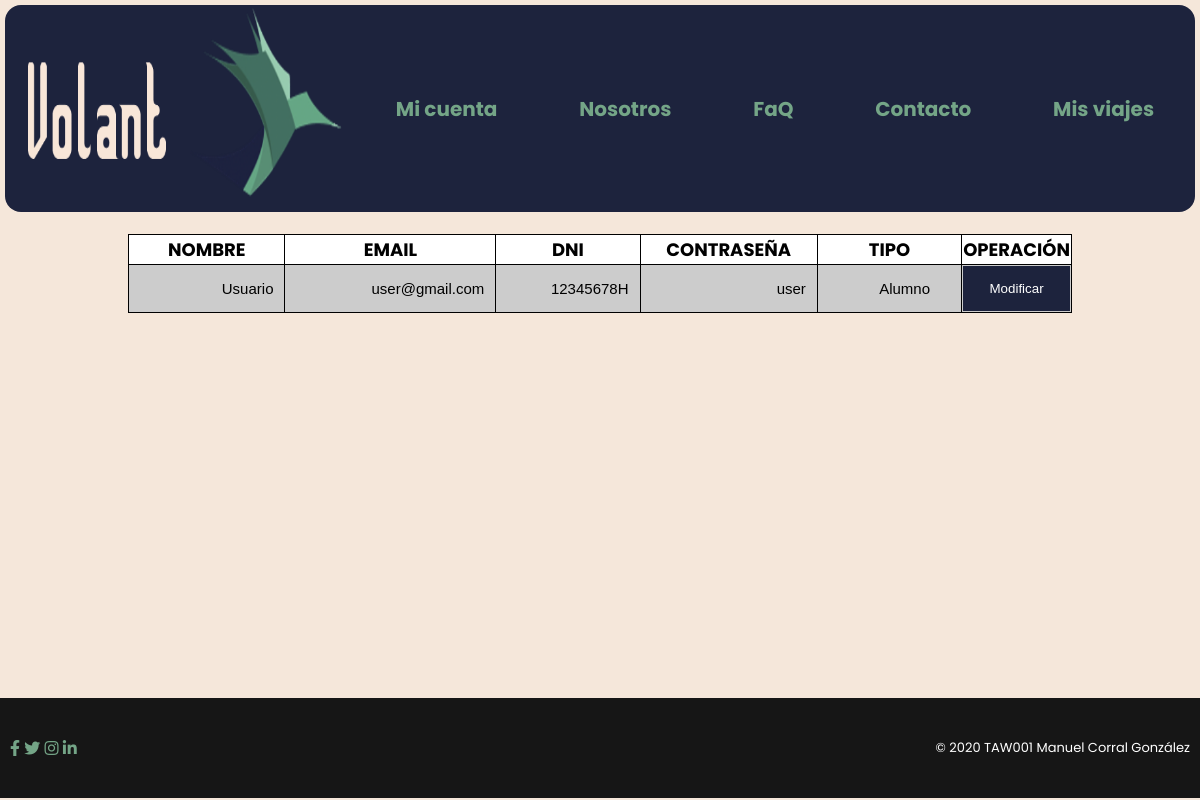
The page /pages/ModificarUsuarioPropio.php?ID_Usuario=1 on the database its author committed.
### tables this page shows
CREATE TABLE `Datos_Clientes` (
  `ID_Clientes` int(9) NOT NULL,
  `Nombre` varchar(50) NOT NULL,
  `Email` varchar(50) NOT NULL,
  `DNI` varchar(9) NOT NULL,
  `Pass` varchar(50) NOT NULL,
  `Tipo` varchar(10) NOT NULL,
  `Fecha_Registro` date NOT NULL,
  `Privilegio` char(1) NOT NULL DEFAULT '2'
);

### pages/ModificarUsuarioPropio.php (the view, shortened to what this page needs)
<!DOCTYPE html>
<html dir="ltr" lang="es">
<head>
    <link href="../styles/estiloMODIFICAR.css" rel="stylesheet" type="text/css">
    <link href="../styles/estilo.css" rel="stylesheet" type="text/css">
    <?php
        include ("../includes/head.php");
    ?>
</head>
<body>
    <?php
        include ("../includes/header.php");
    ?>
    <?php
        include ("../includes/ConexDB.php");
        $ID_Clientes = $_GET["ID_Usuario"];
        $usuario = "SELECT * FROM Datos_Clientes WHERE ID_Clientes = '$ID_Clientes' ";
        $resultado = mysqli_query($conex, $usuario);
        $row = mysqli_fetch_assoc($resultado);
    ?>
    <main>
            <form id="buscador" method="POST" action="../logic/ProcesoModificacionUsuario.php" class="tabla">
                <div class="tabla">
                            <table id="resultados" >
                                <tr><th>NOMBRE</th><th>EMAIL</th><th>DNI</th><th>CONTRASEÑA</th><th>TIPO</th><th>OPERACIÓN</th></tr>
                            <tr><td>
                            <input type="text"      name="name"            value="<?php echo $row["Nombre"];?>"           required>
                            </td><td>
                            <input type="email"     name="email"             value="<?php echo $row["Email"];?>"            required>
                            </td><td>
                            <input type="text"      name="DNI"               value="<?php echo $row["DNI"];?>"              required>
                            </td><td>
                            <input type="text"  name="pass"              value="<?php echo $row["Pass"];?>"             required>
                            </td><td>
                            <input type="text"      name="tipo" list="tipo"  value="<?php echo $row["Tipo"]; ?>"            required>
                            </td><td>
                            <input type="submit" value="Modificar" class="pulsador" name="modificarUsuario">
                            </td></tr>
                            </table>
                </div>
            </form>
    </main>
    <?php
        include ("../includes/footer.php");
    ?>
</body>
</html>

### styles/estiloMODIFICAR.css (style rules this page uses)
table { margin: 0 auto; margin-top: 1%; text-align: left; border-spacing: 0; border-collapse: collapse; width: 80%; }
th, td { border-style: solid; border: 1px solid black; text-align: center; padding: 1px; margin: auto; }
table tr:first-child { color: black; font-size: large; font-weight: bold; }
table tr:nth-child(even) { background-color: rgb(204, 204, 204); }
table tr:nth-child(odd) { background-color: #fff; }
input[type=submit] { background-color: rgb(29, 35, 61); color: white; padding: 15px; border: none; width: 100%; }
input[type="text"], input[type="datetime-local"], input[type="number"], input[type="password"], input[type="email"], input[type="date"], input[type="datetime"] { background: none; font-size: 15px; padding: 10px 10px 10px 5px; display: block; width: 100%; min-width: 50px; border: none; text-align: end; }
input[type="email"] { min-width: 200px; }

### styles/estilo.css (style rules this page uses)
* { margin: 0%; padding: 0%; box-sizing: border-box; }
body { overflow-x: hidden; background-color: rgb(245, 231, 218); margin: 0px; font-family: 'Poppins', sans-serif; }
main { margin: 5px; padding: 5px; border-radius: 7pt; min-height: calc(100vh - 160px - 22px - 100px - 42px); }
input, textarea { background-color:rgba(245, 231, 218, 0.9); margin: auto; border-style: double; }

### rows shown on the page
datos_clientes: name "Usuario", email "user@gmail.com", DNI "12345678H", pass "user", tipo "Alumno"
